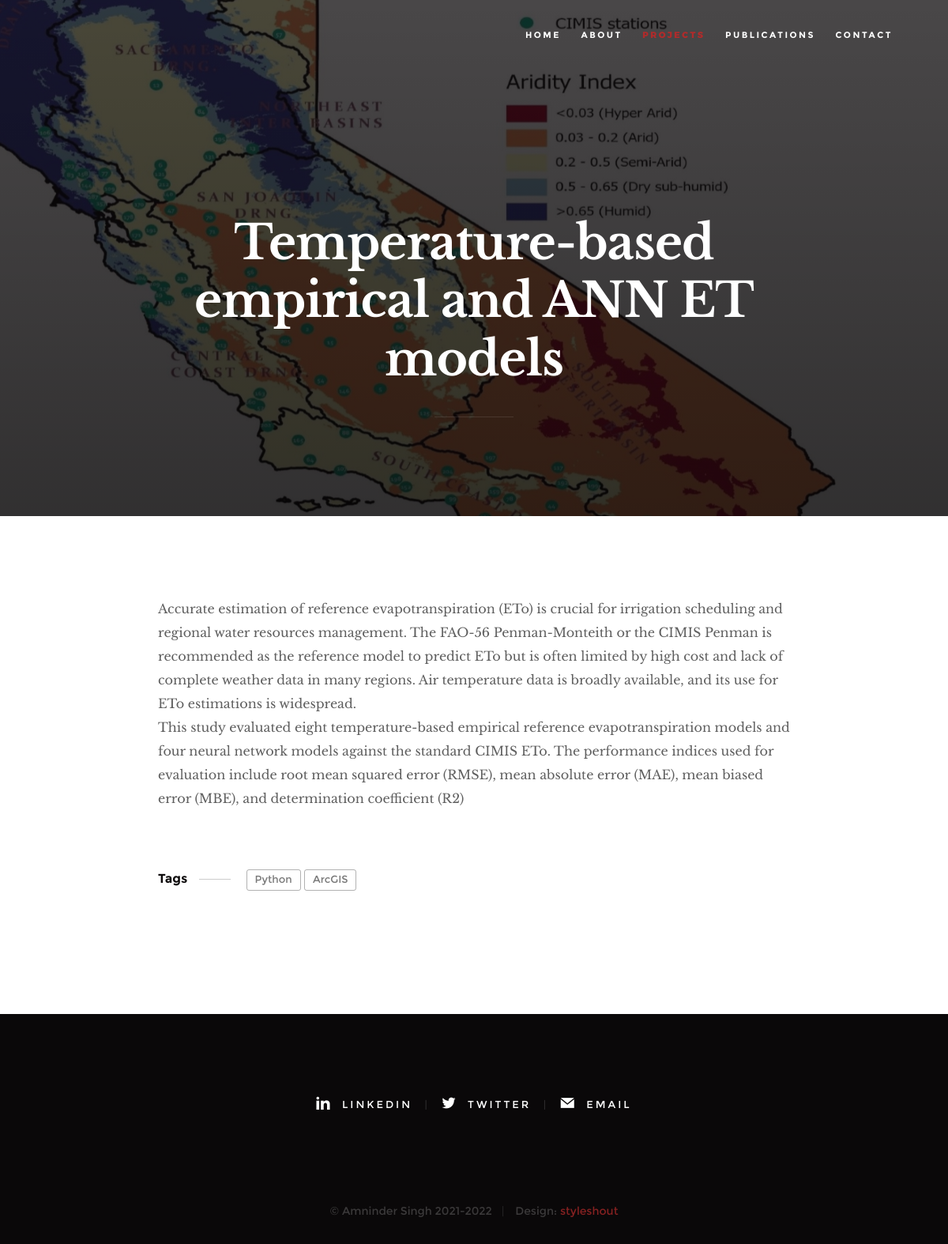
The app's page /project/5/, older data.
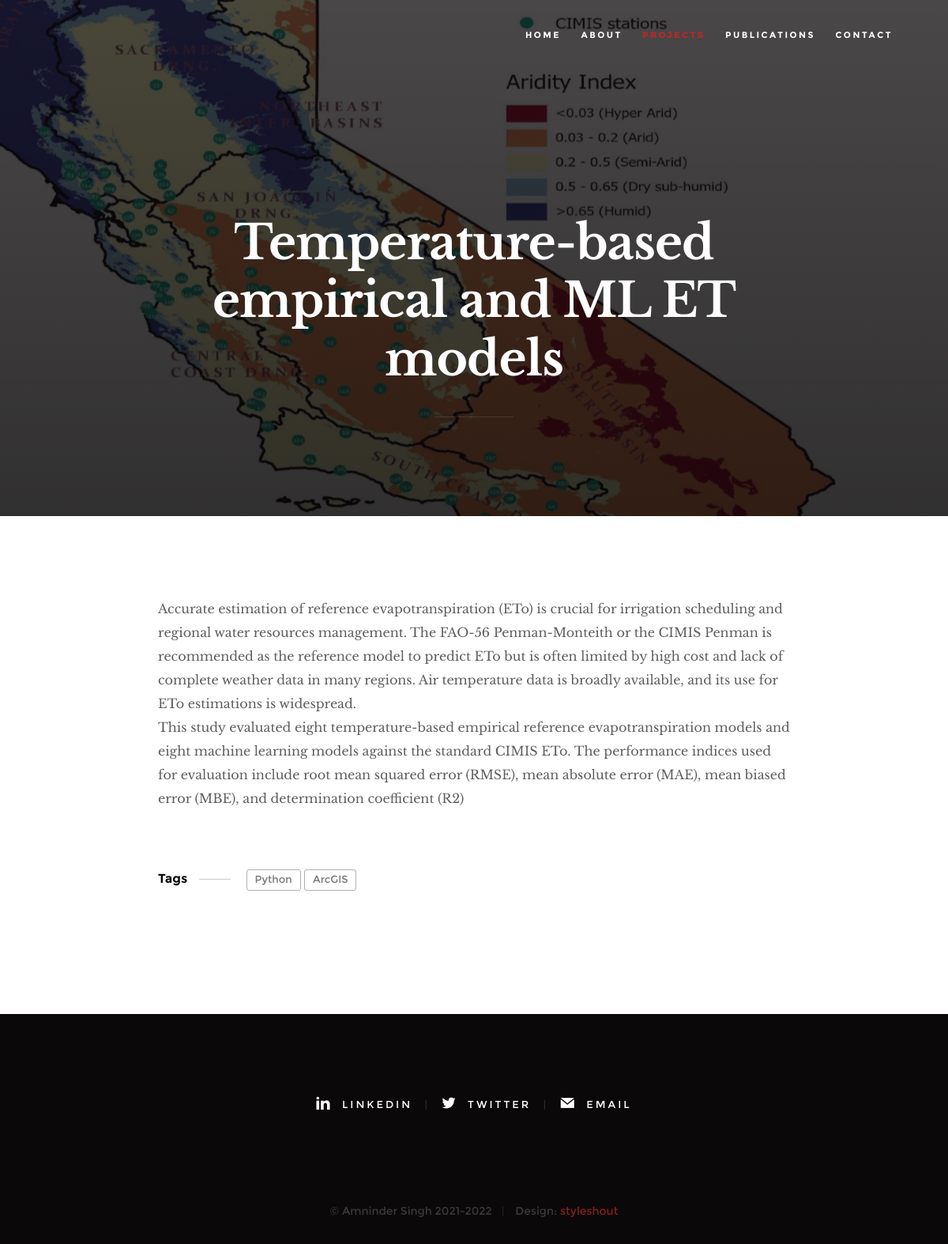
The same page, newer data.
### home/models.py (models this page shows, shortened)
class Project(models.Model):
    title = models.CharField(max_length=200)
    description = models.TextField(null=True, blank=True)
    featured_image = models.ImageField(null=True, blank=True, default="default.jpg")
    image1 = models.ImageField(null=True, blank=True, default="default.jpg")
    image2 = models.ImageField(null=True, blank=True, default="default.jpg")
    image3 = models.ImageField(null=True, blank=True, default="default.jpg")
    project_link = models.TextField(max_length=500, null=True, blank=True)
    publication_link = models.TextField(max_length=2000, null=True, blank=True)
    tags = models.ManyToManyField('Tag', blank=True)
    created = models.DateTimeField(auto_now_add=True)
    class Meta:
        ordering = ['-created']

class Tag(models.Model):
    name = models.CharField(max_length=200)
    def __str__(self):
        return self.name

### home/views.py (the view)
# urls.py: path('project/<int:pk>/', views.project, name = "project")
def project(request, pk):
    projectObj = Project.objects.get(id=pk)
    return render(request, 'single-project.html', {'project': projectObj})

### templates/single-project.html (shortened to what this page needs)
{% load static %}
<!DOCTYPE html>
<html class="no-js" lang="en">
<head>
    <link rel="stylesheet" href="{% static 'css/base.css' %}">
    <link rel="stylesheet" href="{% static 'css/vendor.css' %}">
    <link rel="stylesheet" href="{% static 'css/main.css' %}">
</head>
<body id="top">
    <header class="s-header">
        <nav class="header-nav-wrap">
            <ul class="header-nav">
                <li><a href="{% url 'home' %}" title="home">Home</a></li>
                <li><a href="{% url 'home' %}#about" title="about">About</a></li>
                <li class="current"><a href="{% url 'home' %}#projects" title="projects">Projects</a></li>
                <li><a href="{% url 'home' %}#publications" title="publications">Publications</a></li>
                <li><a href="{% url 'home' %}#contact" title="contact">Contact</a></li>
            </ul>
        </nav>
    </header>
    <article class="blog-single">
        <div class="page-header page-header--single page-hero" style="background-image:url({{project.featured_image.url}});">
            <div class="row page-header__content narrow">
                <article class="col-full">
                    <div class="page-header__info">
                    </div>
                    <h1 class="page-header__title">
                        <a href="#0" title="">
                            {{project.title}}
                        </a>
                    </h1>
                    <ul class="page-header__meta">
                    </ul>
                </article>
            </div>
        </div>
        <div class="row blog-content">
            <div class="col-full blog-content__main">
                <p> {{project.description|linebreaks}}</p>
                <p class="blog-content__tags">
                    <span>Tags</span>
                    {% for tag in project.tags.all %}
                    <span class="blog-content__tag-list">
                        <a>{{tag}}</a>
                    </span>
                    {% endfor %}
                </p>
            </div>
        </div>
    </article>
    <footer>
        <div class="row">
            <div class="col-full">
                <ul class="footer-social">
                    <li><a href="https://www.linkedin.com/in/amninder-singh/" target="_blank">
                        <i class="im im-linkedin" aria-hidden="true"></i>
                        <span>LinkedIn</span>
                    </a></li>
                    <li><a href="https://twitter.com/amnindersahota" target="_blank">
                        <i class="im im-twitter" aria-hidden="true"></i>
                        <span>Twitter</span>
                    </a></li>
                    <li><a href="mailto:asing075@ucr.edu">
                        <i class="im im-mail" aria-hidden="true"></i>
                        <span>Email</span>
                    </a></li>
                </ul>
            </div>
        </div>
        <div class="row footer-bottom">
            <div class="col-twelve">
                <div class="copyright">
                    <span>© Amninder Singh 2021-2022</span>
                    <span>Design: <a href="https://www.styleshout.com/">styleshout</a></span>
                </div>
            </div>
        </div>
    </footer>
</body>
</html>

### static/css/base.css (style rules this page uses)
html { font-family: sans-serif; line-height: 1.15; -ms-text-size-adjust: 100%; -webkit-text-size-adjust: 100%; }
body { margin: 0; }
article, aside, footer, header, nav, section { display: block; }
h1 { font-size: 2em; margin: 0.67em 0; }
a { background-color: transparent; -webkit-text-decoration-skip: objects; }
html { font-size: 62.5%; box-sizing: border-box; }
*, *::before, *::after { box-sizing: inherit; }
body { font-weight: normal; line-height: 1; word-wrap: break-word; text-rendering: optimizeLegibility; -webkit-overflow-scrolling: touch; -webkit-text-size-adjust: none; }
body, input, button { -moz-osx-font-smoothing: grayscale; -webkit-font-smoothing: antialiased; }
div, dl, dt, dd, ul, ol, li, h1, h2, h3, h4, h5, h6, pre, form, p, blockquote, th, td { margin: 0; padding: 0; }
h1, h2, h3, h4, h5, h6 { -webkit-font-smoothing: auto; -webkit-font-smoothing: antialiased; -webkit-font-variant-ligatures: common-ligatures; -moz-font-variant-ligatures: common-ligatures; font-variant-ligatures: common-ligatures; text-rendering: optimizeLegibility; }
em, i { font-style: italic; line-height: inherit; }
ol, ul { list-style: none; }
li { display: block; }
a { text-decoration: none; line-height: inherit; }
.row { width: 94%; max-width: 1200px; margin: 0 auto; }
.row:after { content: ""; display: table; clear: both; }
[class*="col-"] { float: left; }
[class*="col-"] { padding: 0 20px; }
.col-twelve, .col-full { width: 100%; }
@media only screen and (max-width: 1200px) { [class*="col-"] { padding: 0 15px; } }

Row changes from the older to the newer data that the page shows:
changed Project: title "Temperature-based empirical and ANN ET models" → "Temperature-based empirical and ML ET models"; description "…reference evapotranspiration models and four neural network models against the standard…" → "…reference evapotranspiration models and eight machine learning models against the standard…"
